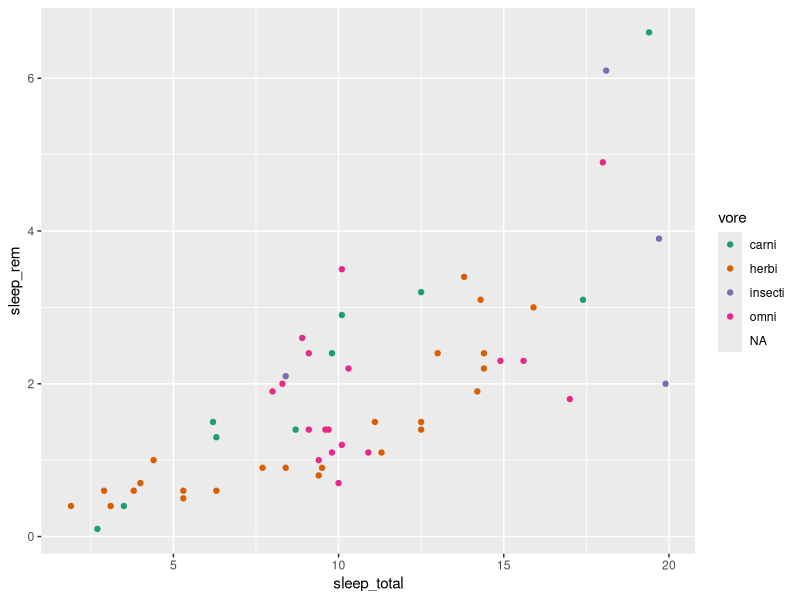
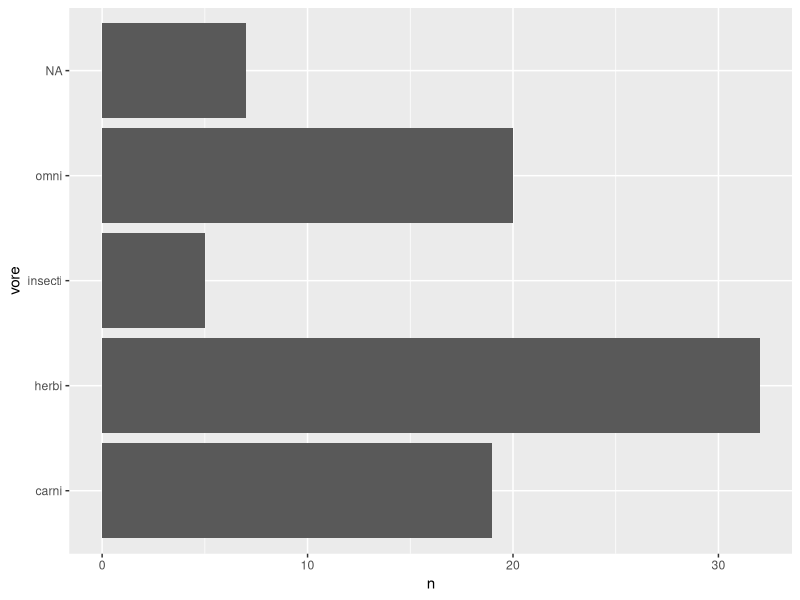
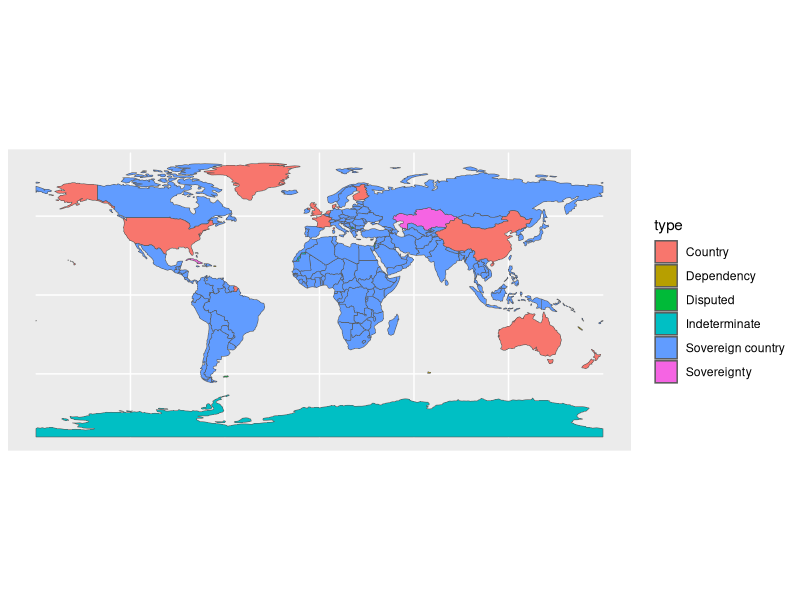
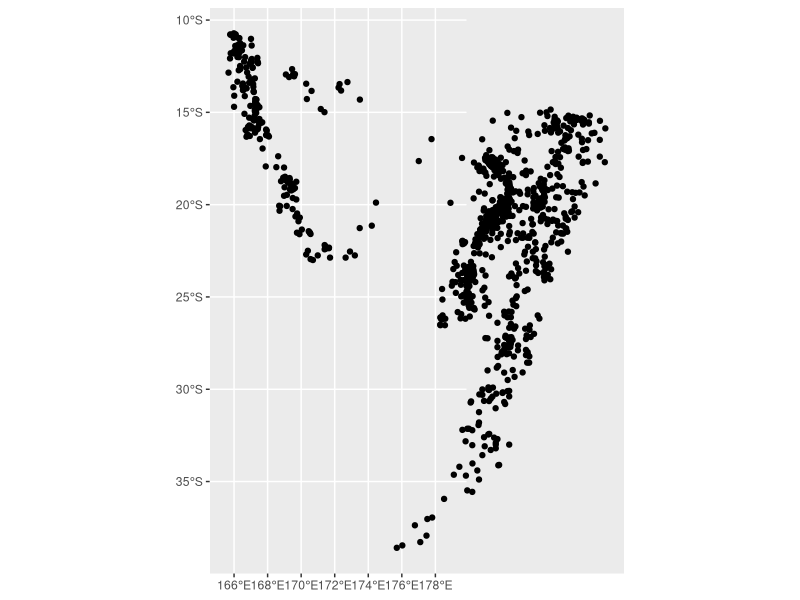
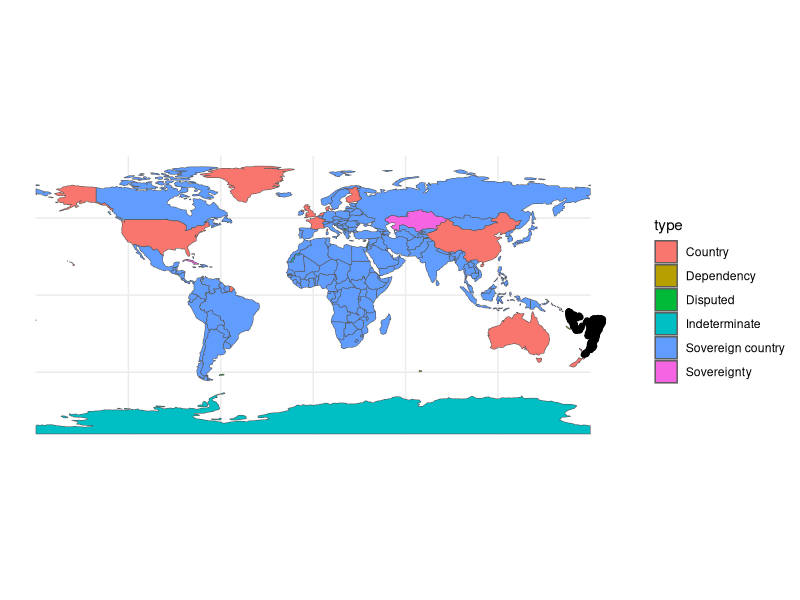

Write R code to recreate these figures, in order.
library(tidyverse)
library(sf)
library(rnaturalearthdata)

msleep |> 
  ggplot(aes(x = sleep_total,
             y = sleep_rem)) + 
  geom_point(aes(color = vore)) +
  scale_color_brewer(palette = "Dark2")

msleep |> 
  count(vore) |> 
  ggplot(aes(x = n, y = vore)) +
  geom_col()



world_sf <- countries110 %>% 
  st_as_sf()

world_sf |> 
  ggplot() +
  geom_sf(aes(fill = type))

quakes_sf <- quakes %>% 
  st_as_sf(coords = c("long", "lat"),
           crs = 4326)

quakes_sf |> 
  ggplot() +
  geom_sf()

ggplot() +
  geom_sf(data = world_sf,
          aes(fill = type)) +
  geom_sf(data = quakes_sf) +
  theme_minimal()
